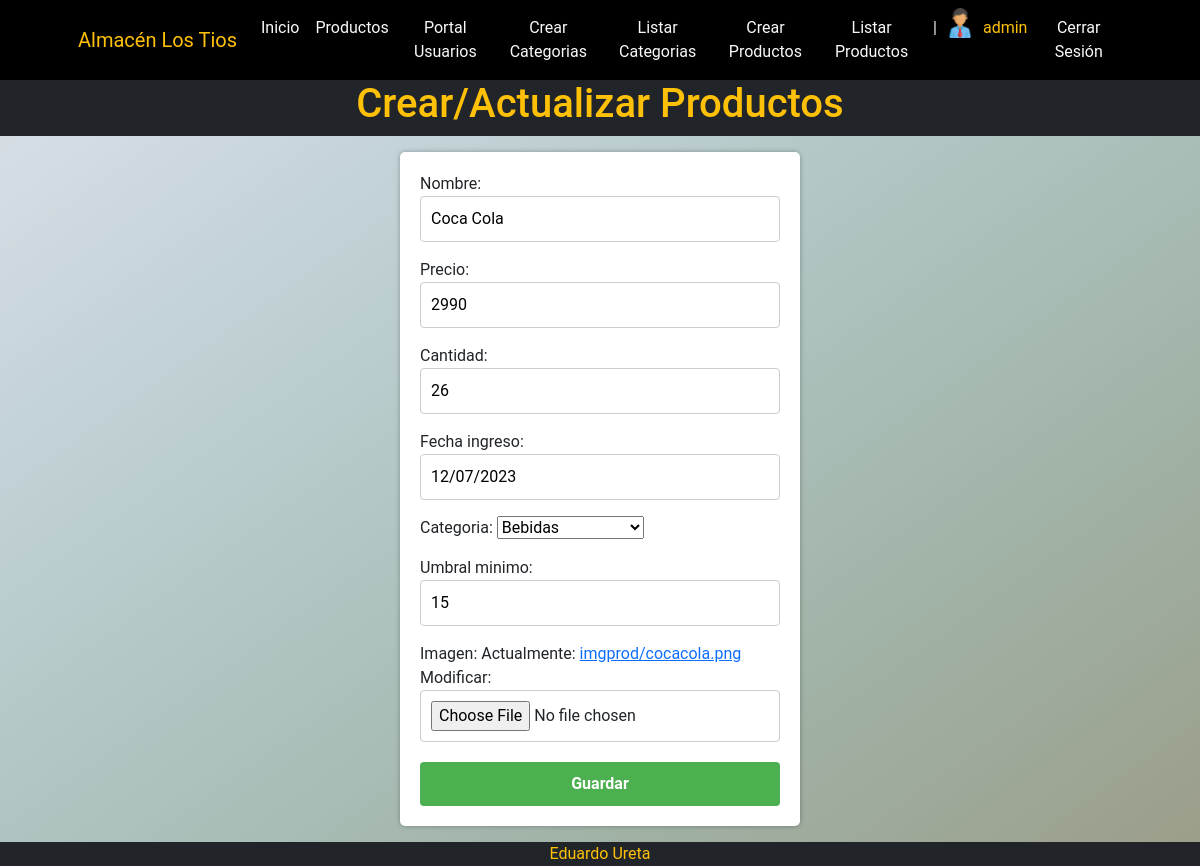
Before: /productos/productos/update/2 (signed in) with the older database file.
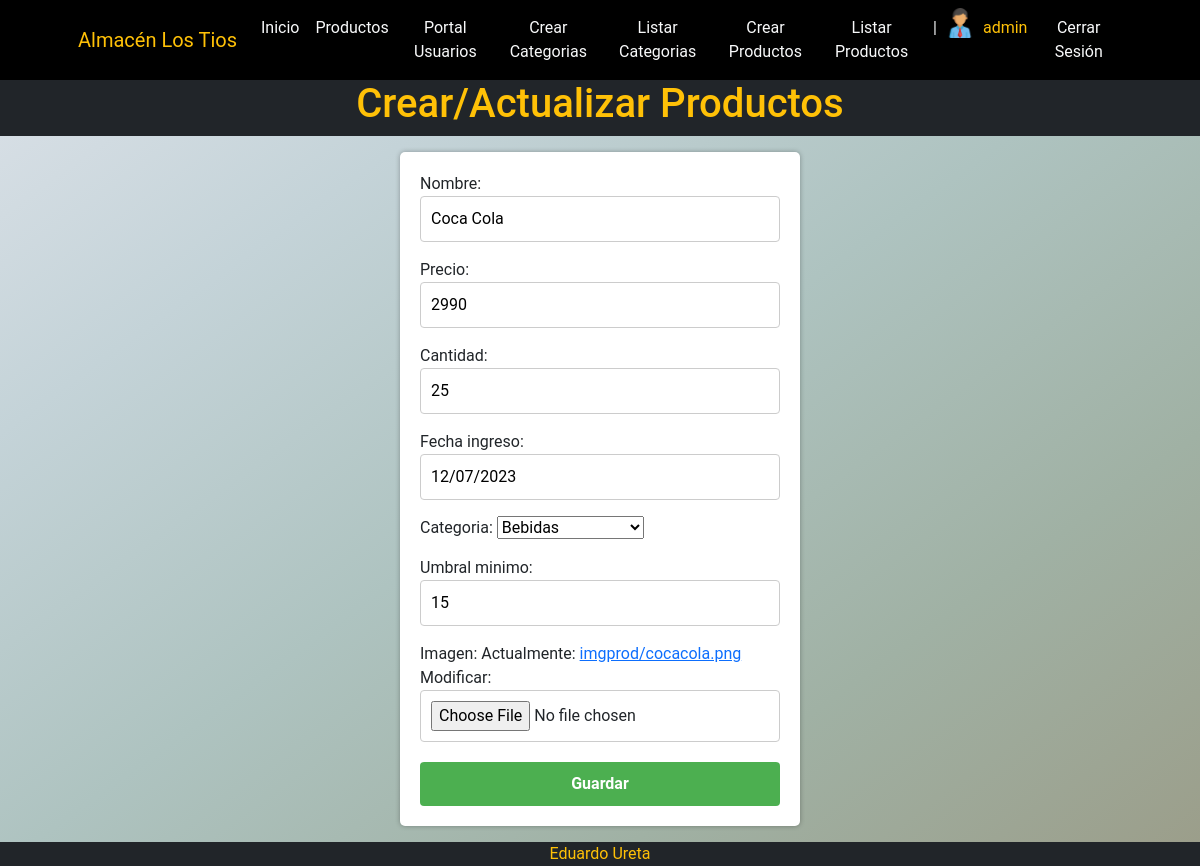
After: the same page with the newer database file.
### apps/productos/models.py (models this page shows, shortened)
class Productos(models.Model):
    nombre = models.CharField(max_length=50, null=False)
    precio = models.PositiveIntegerField(null=False)
    cantidad = models.PositiveIntegerField(null=False)
    fecha_ingreso = models.DateField(default=timezone.now, null=False)
    categoria = models.ForeignKey(Categoria, on_delete=models.PROTECT)
    umbral_minimo = models.PositiveIntegerField(null=True, blank=False)
    imagen = models.ImageField(upload_to="imgprod",blank=False, null=True)

class Categoria (models.Model):
    nombre = models.CharField(max_length=20, null=False)
    descripcion = models.CharField(max_length=20, null=True)
    imagen = models.ImageField(upload_to="imgprod",blank=False, null=True)
    def __str__(self):
        return self.nombre

### apps/productos/views.py (the view)
# urls.py: path('productos/update/<int:pk>', views.ProductosUpdate.as_view(), name='productos_update'),
class ProductosUpdate(UpdateView):
    model = models.Productos
    form_class = ProductosForm
    success_url = reverse_lazy("productos:productos_list")

### apps/productos/forms.py
class ProductosForm(forms.ModelForm):
    class Meta:
        model = models.Productos
        fields = ["nombre", "precio", "cantidad", "fecha_ingreso", "categoria", "umbral_minimo", "imagen"]

### apps/carrito/context_processor.py (called while the page is built)
def total_carrito(request):
    total = 0
    if request.user.is_authenticated:
        if "carrito" in request.session:
            for key, value in request.session["carrito"].items():
                total += int(value["acumulado"])
    return {"total_boleta": total}

### apps/productos/templates/productos/productos_form.html (shortened to what this page needs)
{% extends 'productos/index.html' %}
{% block TITULO %}
    <h1>Crear/Actualizar Productos</h1>
{% endblock TITULO %}
{% block BODY %}
    <div class="formulario">
        <form method="post" enctype="multipart/form-data">
            <div class="form-group">
                {{form.as_p}}
            </div>
            <button type="submit" class="btn btn-outline-primary ">Guardar</button>
        </form>
    </div>
{% endblock BODY %}

Changed rows visible on the page:
changed Productos "Bebidas": cantidad "26" → "25"
